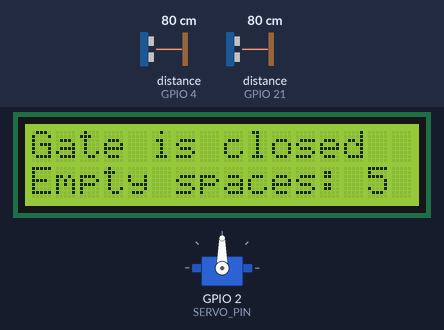
Simulated run of this sketch. Board: ESP32. On the bench: servo, 16×2 character LCD. Wiring (inferred from the names in the program): 2 × ultrasonic range finder: trigger GPIO 3, echo GPIO 4 / trigger GPIO 5, echo GPIO 21. The test bench sets the inputs (shaded band); at power-on: distance to the obstacle (sensors on GPIO 4, GPIO 21) 80 cm. The echo pulse lasts 58.3 µs per cm.

Above: at 1.2 s.
1.3 s: distance to the obstacle (sensor on GPIO 4) set to 12 cm
2.8 s: distance to the obstacle (sensor on GPIO 4) set to 9 cm
At 4.0 s:
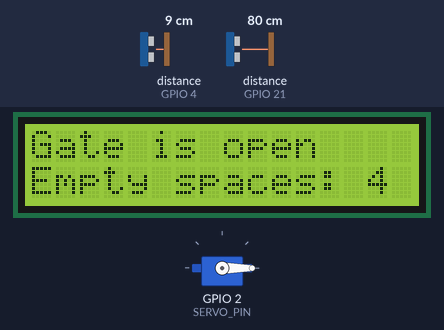
4.3 s: distance to the obstacle (sensor on GPIO 4) set to 18 cm
At 6.7 s:
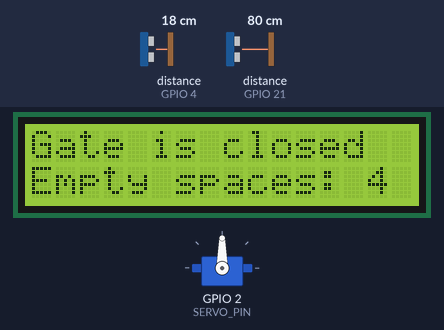
7.3 s: distance to the obstacle (sensor on GPIO 21) set to 12 cm
8.8 s: distance to the obstacle (sensor on GPIO 21) set to 9 cm
At 9.7 s:
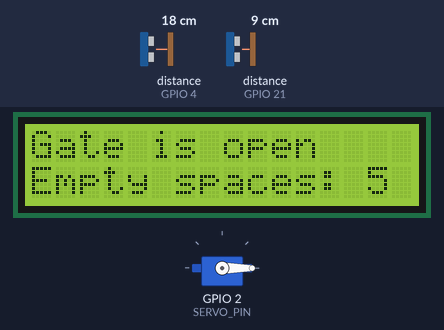
10.3 s: distance to the obstacle (sensor on GPIO 21) set to 18 cm
At 13.1 s:
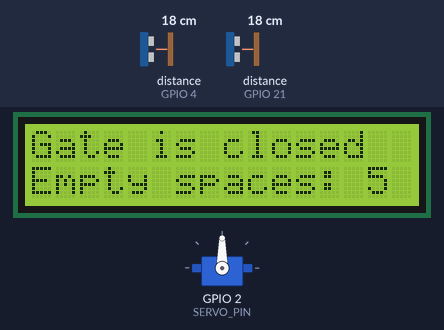
Timing chart, 0 to 14.3 s (numbered marks = the images above; inputs shaded):
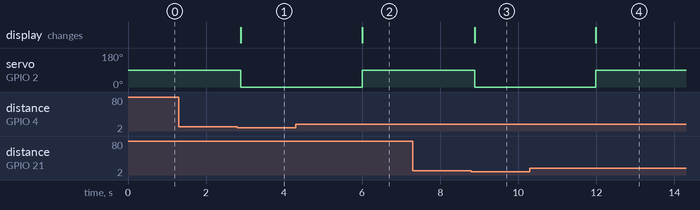

Measured:
- the behaviour switches between 11 and 10 cm on distance to the obstacle (sensor on GPIO 4) (found by bisection; images 0 and 1)
- the behaviour switches between 11 and 10 cm on distance to the obstacle (sensor on GPIO 21) (found by bisection; images 2 and 3)
- after the input at 1.3 s, every drawn part: stays the same
- after the input at 2.8 s, servo on GPIO 2 (SERVO_PIN): 90° → 0° after 0.09 s; the display: changes after 0.09 s (image 1)
- after the input at 4.3 s, servo on GPIO 2 (SERVO_PIN): 0° → 90° after 1.7 s; the display: changes after 1.7 s (image 2)
- after the input at 7.3 s, every drawn part: stays the same
- after the input at 8.8 s, servo on GPIO 2 (SERVO_PIN): 90° → 0° after 0.09 s; the display: changes after 0.09 s (image 3)
- after the input at 10.3 s, servo on GPIO 2 (SERVO_PIN): 0° → 90° after 1.7 s; the display: changes after 1.7 s (image 4)

The sketch:

smart_gate_automatic.ino
```cpp
#include <ESP32Servo.h>
#include <LiquidCrystal_I2C.h>

#define SOUND_VELOCITY 0.034

const int SERVO_PIN = 2;

const int trigPinIn = 3;
const int echoPinIn = 4;

const int trigPinOut = 5;
const int echoPinOut = 21;

bool detectedIn = false;
bool detectedOut = false;

int lcdColumns = 16;
int lcdRows = 2;
LiquidCrystal_I2C lcd(0x27, lcdColumns, lcdRows);

Servo gateServo;

int emptySpaces = 5;


enum motion {closed, gate_open};
motion GateState = closed;

void setup() {
  Serial.begin(115200);

  gateServo.attach(SERVO_PIN);

  pinMode(trigPinIn, OUTPUT);
  pinMode(echoPinIn, INPUT);

  pinMode(trigPinOut, OUTPUT);
  pinMode(echoPinOut, INPUT);

  lcd.init();
  lcd.backlight();

  GateState=closed;
}

void loop() {

  detectedIn = checkUltrasonic(trigPinIn, echoPinIn);
  detectedOut = checkUltrasonic(trigPinOut, echoPinOut);

  lcd.setCursor(0, 1);
  lcd.print("Empty spaces: " + String(emptySpaces) + " ");

  switch (GateState)
  {
    case closed:
      lcd.setCursor(0, 0);
      lcd.print("Gate is closed");
      gateServo.write(90);

      if(detectedIn || detectedOut)
      {
        if(detectedIn)
        {
          if(emptySpaces<=0)
          {
            GateState = closed;
          }
          else
          {
            GateState = gate_open;
            emptySpaces--;
          }
        }
        else if(detectedOut)
        {
          if(emptySpaces>=5)
          {
            emptySpaces = 5;
            GateState=gate_open;
          }
          else
          {
            GateState=gate_open;
            emptySpaces++;
          }
        }
      }
    break;

    case gate_open:
      lcd.setCursor(0, 0);
      lcd.print("Gate is open  ");
      gateServo.write(0);
      if(!detectedIn && !detectedOut) {
        GateState = closed;
      }
      delay(1000);
    break;

    default:
    break;
  }

}

bool checkUltrasonic(int trigPin, int echoPin)
{
  digitalWrite(trigPin, LOW);
  delayMicroseconds(2);

  digitalWrite(trigPin, HIGH);
  delayMicroseconds(10);
  digitalWrite(trigPin, LOW);

  long duration = pulseIn(echoPin, HIGH);
  float distanceCm = duration * SOUND_VELOCITY / 2;

  if(distanceCm > 0 && distanceCm <= 10) {
    return true;
  }
  return false;
}
```
